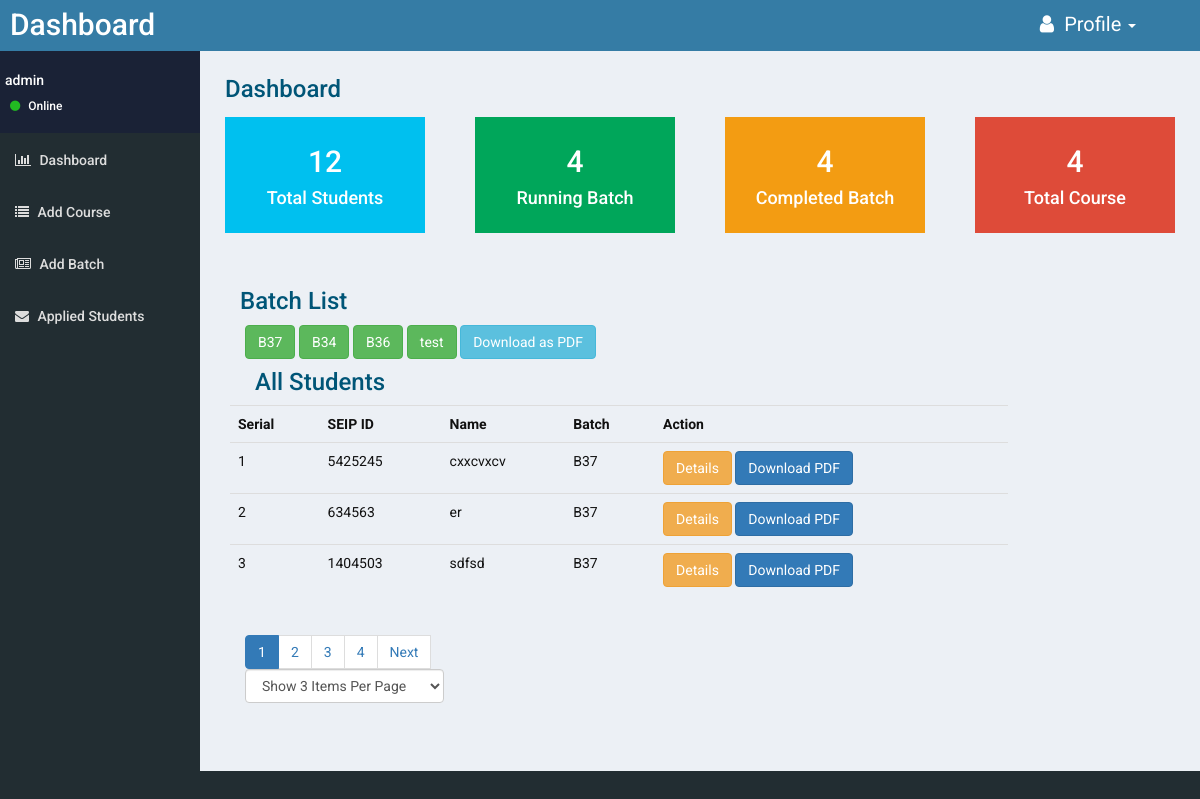
/views/FINAL_PROJECT/Dashboard/index.php (signed in), run on the app's committed database.
### tables this page shows
CREATE TABLE `batch` (
  `batch_id` int(11) NOT NULL,
  `batch_name` text NOT NULL,
  `batch_course_fkey` int(110) NOT NULL,
  `batch_day` text NOT NULL,
  `batch_time` text NOT NULL,
  `is_deleted` int(11) NOT NULL DEFAULT '0'
);

CREATE TABLE `student_info` (
  `student_info_id` int(100) NOT NULL,
  `student_info_seid` text NOT NULL,
  `student_info_course_fkey` int(100) NOT NULL,
  `student_info_name` text NOT NULL,
  `student_info_gender` text NOT NULL,
  `student_info_national_id_number` varchar(300) NOT NULL,
  `student_info_date_of_birth` text NOT NULL,
  `student_info_present_address` text NOT NULL,
  `student_info_permanent_address` text NOT NULL,
  `student_info_home_district` text NOT NULL,
  `student_info_mobile_number` text NOT NULL,
  `student_info_email` varchar(300) NOT NULL,
  `student_info_religion` text NOT NULL,
  `student_info_ethnic_group` text NOT NULL,
  `student_info_education_level` text NOT NULL,
  `student_info_highest_class_completed` text NOT NULL,
  `student_info_completed_year` text NOT NULL,
  `student_info_currently_employed` text NOT NULL,
  `student_info_family_monthly_income` text NOT NULL,
  `student_info_physically_challenged` text NOT NULL,
  `student_info_mother_name` text NOT NULL,
  `student_info_mother_education_level` text NOT NULL,
  `student_info_mother_occupation` varchar(100) NOT NULL,
  `student_info_father_name` text NOT NULL,
  `student_info_father_occupation` varchar(100) NOT NULL,
  `student_info_father_annual_income` text NOT NULL,
  `student_info_family_own_home` text NOT NULL,
  `student_info_family_own_land` varchar(100) NOT NULL,
  `student_info_number_of_brother_and_sister` text NOT NULL,
  `student_info_photo` text NOT NULL,
  `student_info_aproved` int(11) NOT NULL DEFAULT '0',
  `student_info_batch_fkey` int(11) NOT NULL
);

### src/BITM/FINAL_PROJECT/Dashboard/Dashboad.php (called while the page is built, shortened)
<?php
class Dashboad extends DB
{
    public function index($fetchMode='ASSOC'){
        $fetchMode = strtoupper($fetchMode);
        $DBH=$this->connection;
        $sth=$DBH->prepare("select * from student_info WHERE student_info_aproved='1'");
        $sth->execute();
        if(substr_count($fetchMode,'OBJ') > 0)
            $sth->setFetchMode(PDO::FETCH_OBJ);
        else
            $sth->setFetchMode(PDO::FETCH_ASSOC);
        $all_books=$sth->fetchAll();
        return  $all_books;
    }
    public function indexPaginator($page=0,$itemsPerPage=3){
        $start = (($page-1) * $itemsPerPage);
        $sql = "SELECT * from student_info  WHERE student_info_aproved = '1' LIMIT $start,$itemsPerPage";
        $STH = $this->connection->query($sql);
        $STH->setFetchMode(PDO::FETCH_OBJ);
        $arrSomeData  = $STH->fetchAll();
        return $arrSomeData;
    }
}

### src/BITM/FINAL_PROJECT/Batch/Batch.php (called while the page is built, shortened)
<?php
class Batch extends DB
{
    public function index($fetchMode = 'ASSOC')
    {
        $fetchMode = strtoupper($fetchMode);
        $DBH = $this->connection;
        $sth = $DBH->prepare("select * from batch where is_deleted='0'");
        $sth->execute();
        if (substr_count($fetchMode, 'OBJ') > 0)
            $sth->setFetchMode(PDO::FETCH_OBJ);
        else
            $sth->setFetchMode(PDO::FETCH_ASSOC);
        $all_data = $sth->fetchAll();
        return $all_data;
    }
    public function complete($fetchMode = 'ASSOC')
    {
        $fetchMode = strtoupper($fetchMode);
        $DBH = $this->connection;
        $sth = $DBH->prepare("select * from batch where is_deleted='1'");
        $sth->execute();
        if (substr_count($fetchMode, 'OBJ') > 0)
            $sth->setFetchMode(PDO::FETCH_OBJ);
        else
            $sth->setFetchMode(PDO::FETCH_ASSOC);
        $all_data = $sth->fetchAll();
        return count($all_data);
    }
    public function oneBatch($id)
    {
        $DBH = $this->connection;
        $sth = $DBH->prepare("select * from batch WHERE batch_id=$id");
        $sth->execute();
        $sth->setFetchMode(PDO::FETCH_OBJ);
        $all_data = $sth->fetch();
        return $all_data;
    }
}

### src/BITM/FINAL_PROJECT/Course/Course.php (called while the page is built, shortened)
<?php
class Course extends DB
{
    public function index($fetchMode = 'ASSOC')
    {
        $fetchMode = strtoupper($fetchMode);
        $DBH = $this->connection;
        $sth = $DBH->prepare("select * from course");
        $sth->execute();
        if (substr_count($fetchMode, 'OBJ') > 0)
            $sth->setFetchMode(PDO::FETCH_OBJ);
        else
            $sth->setFetchMode(PDO::FETCH_ASSOC);
        $all_data = $sth->fetchAll();
        return $all_data;
    }
}
?>

### src/BITM/FINAL_PROJECT/Model/Database.php (called while the page is built, shortened)
<?php
class Database{
    public  $host="localhost";
    public  $dbname="admission_management_system";
    public  $user="root";
    public  $pass="";
    public  function __construct(){
        try  {
            $host=$this->host;
            $dbname=$this->dbname;
            $user=$this->user;
            $pass=$this->pass;
            $this->connection = new PDO("mysql:host=$host;dbname=$dbname",$user, $pass);
        }
        catch(PDOException $e){
            echo "could not connect";
            file_put_contents("pdoerrors.txt", $e->getMessage(),FILE_APPEND);
        }
    }
}

### views/FINAL_PROJECT/Dashboard/index.php (the view, shortened to what this page needs)
<?php
$obj= new App\Dashboard\Dashboad();
    $all_data= $obj->index("obj");
$all_std = count($all_data);
$obj_batch = new Batch();
$allBatch = $obj_batch->index("obj");
$running_batch = count($allBatch);
$obj_course = new Course();
$all_course = count($obj_course->index("obj"));
$recordCount= count($all_data);
if(isset($_REQUEST['Page']))
    $page = $_REQUEST['Page'];
else if(isset($_SESSION['Page']))
    $page = $_SESSION['Page'];
else   $page = 1;
if(isset($_REQUEST['ItemsPerPage']))
    $itemsPerPage = $_REQUEST['ItemsPerPage'];
else if(isset($_SESSION['ItemsPerPage']))
    $itemsPerPage = $_SESSION['ItemsPerPage'];
else   $itemsPerPage = 3;
$pages = ceil($recordCount/$itemsPerPage);
    $someData = $obj->indexPaginator($page,$itemsPerPage);
?>
<!DOCTYPE html>
<html lang="en">
<head>
    <link rel="stylesheet" href="http://maxcdn.bootstrapcdn.com/bootstrap/3.3.6/css/bootstrap.min.css">
    <link href="font-awesome/css/font-awesome.min.css" rel="stylesheet" type="text/css">
    <link href="https://maxcdn.bootstrapcdn.com/font-awesome/4.6.3/css/font-awesome.min.css" rel="stylesheet" type="text/css">
    <link rel="stylesheet" href="../../../resources/style.css">
</head>
<body>
<div class="header">
    <div class="row">
        <div class="col-xs-6">
            <h2 style="margin-left:10px; margin-top:8px">Dashboard</h2></div>
        <div class="col-xs-6">
            <div class="col-xs-11">
                <li class="dropdown pull-right">
                    <a class="dropdown-toggle pro" data-toggle="dropdown" href="#"><i class="fa fa-user" aria-hidden="true"></i> Profile
                        <span class="caret"></span></a>
                </li></div>
        </div>
    </div>
</div>
<div class="row container-fluid">
    <div class="col-xs-2 menu">
        <div class="row menu-head">
            <div class="col-sm-8">
                <h5><?php echo $_SESSION['admin_username'];?></h5>
                <h6><i class="fa fa-circle" aria-hidden="true" style="color:#2b2; font-size:12px; padding-top:-12px;"> </i> Online</h6>
            </div>
        </div>
        <ul>
            <a href="../Dashboard/index.php"><li><h5><i class="fa fa-bar-chart" aria-hidden="true"></i> Dashboard</h5></li></a>
            <a href="../Course/index.php"><li><h5><i class="fa fa-list" aria-hidden="true"></i> Add Course</h5></li></a>
            <a href="../Batch/index.php"><li><h5><i class="fa fa-newspaper-o" aria-hidden="true"></i> Add Batch</h5></li></a>
            <a href="../Student_Info/aplied.php"><li><h5><i class="fa fa-envelope" aria-hidden="true"></i> Applied Students</h5></li></a>
    </div>
    <div class="col-xs-10 content">
        <h3> Dashboard</h3>
        <div class="row">
            <div class="col-xs-3 text-center">
                <div class="stat-a" style=" background:#00c0ef">
                    <h2><?php echo $all_std;?></h2>
                    <h4>Total Students</h4>
                </div>
            </div>
            <div class="col-xs-3 text-center">
                <div class="stat-a" style=" background:#00a65a">
                    <h2><?php echo $running_batch;?></h2>
                    <h4>Running Batch</h4>
                </div>
            </div>
            <div class="col-xs-3 text-center">
                <div class="stat-a" style=" background:#f39c12">
                    <h2><?php echo $obj_batch->complete();?></h2>
                    <h4>Completed Batch</h4>
                </div>
            </div>
            <div class="col-xs-3 text-center">
                <div class="stat-a" style=" background:#de4b39">
                    <h2><?php echo $all_course?></h2>
                    <h4>Total Course</h4>
                </div>
            </div>
        </div>
        <div class="row" style="margin-top:40px;">
            <div class="col-xs-12">
                    <div class="col-xs-10">
                        <h3>Batch List</h3>
                        <div class="col-sm-12">
                        <?php
                        foreach($allBatch as $batch){
                            ?>
                           <a href="student.php?batch=<?php echo $batch->batch_id;?>"><button class="btn btn-success" ><?php echo $batch->batch_name;?></button></a>
                            <?php
                        }
                        ?>
                            <a href="pdf_full.php?batch=0" class="btn btn-info" role="button">Download as PDF</a>
                            <h3>All Students</h3>
                    </div>
              <div id="put_student">
                        <table class="table">
                            <tr>
                                <th>Serial</th>
                                <th>SEIP ID</th>
                                <th>Name</th>
                                <th>Batch</th>
                                <th>Action</th>
                            </tr>
                            <?php
                            $c = 1;
                            foreach($someData as $std){
                                $oneBatch = $obj_batch->oneBatch($std->student_info_batch_fkey);
                                ?>
                                <tr>
                                    <td><?php echo $c;?></td>
                                    <td><?php echo $std->student_info_seid;?></php></td>
                                    <td><?php echo $std->student_info_name;?></php></td>
                                    <td> <?php echo $oneBatch->batch_name;?></td>
                                    <td>
                                        <button type="submit" class="btn btn-warning" title=""data-toggle="modal" data-target="#student_<?php echo $std->student_info_id;?>">Details</i></button>
                                        <a href="pdf.php?student_id=<?php echo $std->student_info_id;?>"><button type="submit" class="btn btn-primary" title="">Download PDF</i></button></a>
                                    </td>
                                </tr>
                                <?php
                                $c++;
                            }
                            ?>
                        </table>
                        <?php
                        if($pages>1){
                            ?>
                        <div align="left" class="container">
                            <ul class="pagination">
                            <?php
                                for($i=1;$i<=$pages;$i++)
                                {
                                    if($i==$page) echo '<li class="active"><a href="">'. $i . '</a></li>';
                                    else  echo "<li><a href='?Page=$i'>". $i . '</a></li>';
                                }
                                $pagePlusOne=$page+1;
                                if($page<$pages)  echo "<li><a href='index.php?Page=$pagePlusOne'>" . "Next" . '</a></li>';
                                ?>
                                <select  class="form-control"  name="ItemsPerPage" id="ItemsPerPage" onchange="javascript:location.href = this.value;" >
                                    <?php
                                    if($itemsPerPage==3 ) echo '<option value="?ItemsPerPage=3" selected >Show 3 Items Per Page</option>';
                                    else echo '<option  value="?ItemsPerPage=3" style="float: right">Show 3 Items Per Page</option>';
                                    ?>
                                </select>
                            </ul>
                        </div>
                      <?php
                        }
                        ?>
 </div>
</body>
</html>

### resources/style.css (style rules this page uses)
* { margin:0px; padding:0px; }
body { background:#222d32; color:#ccc;font-family: 'Roboto'; overflow-x:hidden; }
.header { background:#357ca5;color:#fff; }
.header a { color:#fff!important; }
.header li { list-style:none; padding-top:10px; }
.content { background:#ecf0f5; color:#111; height:720px; padding:15px; overflow-y: scroll; }
.content h3 { margin:10px; color:#057 !important }
.pro { font-size:20px; }
.menu-head { background:#1a2236; color:#fff; padding-top:12px; padding-bottom: 9px; padding-left:5px; padding-right:5px; margin-bottom:1px; }
.menu { margin:0px!important; padding:0px!important; }
.menu li { list-style:none; color:#ddd; padding:7px 10px; }
.fa { margin:2px 5px; }
.stat-a { margin:5px 10px; padding-top:8px; padding-bottom:15px; color:#fff; }

### data on the page
batch: batch_name "B37"
batch: batch_name "B34"
batch: batch_name "B36"
batch: batch_name "test"
student_info: student_info_seid "5425245", student_info_name "cxxcvxcv", batch.batch_name "B37"
student_info: student_info_seid "634563", student_info_name "er", batch.batch_name "B37"
student_info: student_info_seid "1404503", student_info_name "sdfsd", batch.batch_name "B37"

### other printed values
$_SESSION['admin_username'] "admin"
$all_std "12"
$running_batch "4"
$obj_batch->complete() "4"
$all_course "4"
